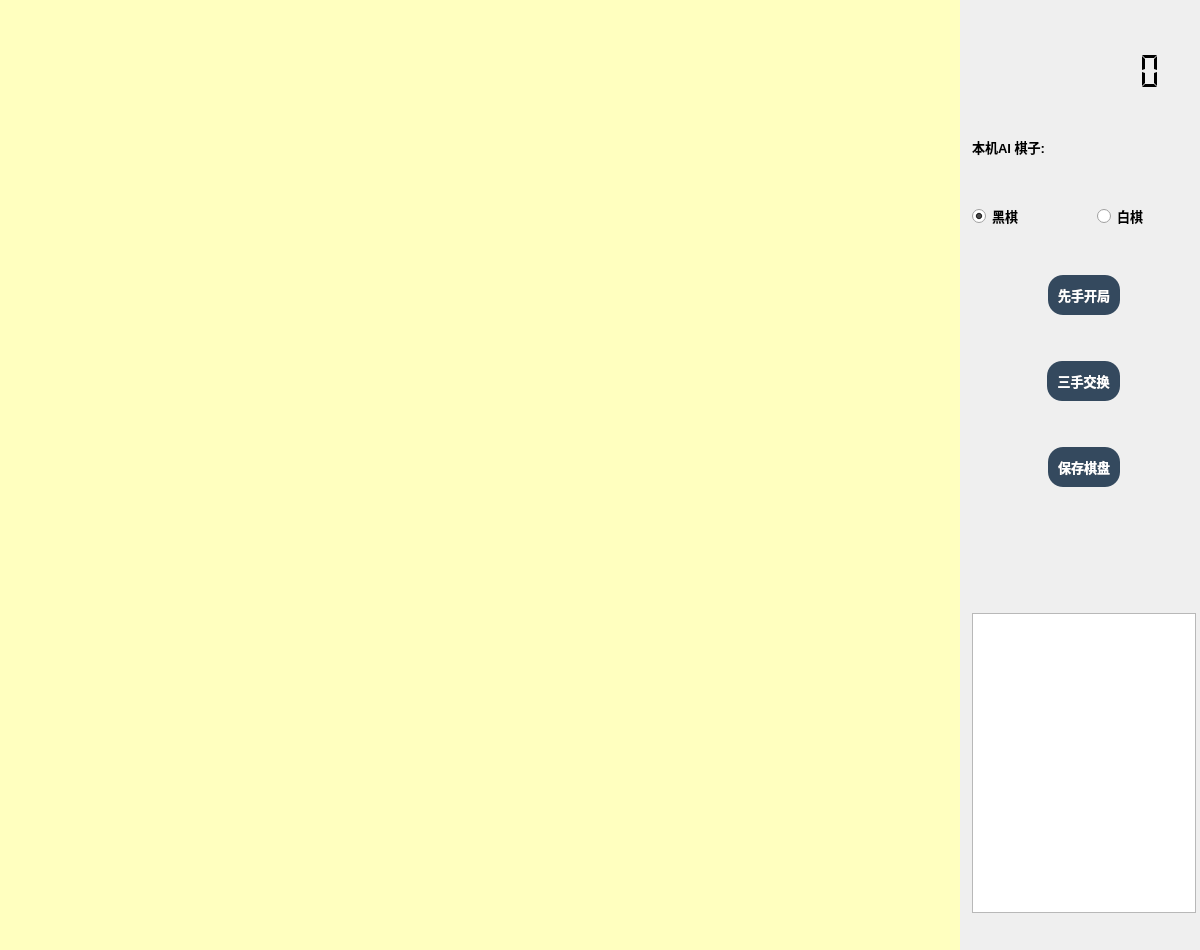
<?xml version="1.0" encoding="UTF-8"?>
<ui version="4.0">
 <class>Form</class>
 <widget class="QWidget" name="Form">
  <property name="geometry">
   <rect>
    <x>0</x>
    <y>0</y>
    <width>1200</width>
    <height>950</height>
   </rect>
  </property>
  <property name="minimumSize">
   <size>
    <width>1200</width>
    <height>950</height>
   </size>
  </property>
  <property name="maximumSize">
   <size>
    <width>1200</width>
    <height>950</height>
   </size>
  </property>
  <property name="windowTitle">
   <string>Form</string>
  </property>
  <property name="windowIcon">
   <iconset resource="icon.qrc">
    <normaloff>:/main/map.png</normaloff>:/main/map.png</iconset>
  </property>
  <layout class="QHBoxLayout" name="horizontalLayout">
   <property name="spacing">
    <number>10</number>
   </property>
   <property name="leftMargin">
    <number>0</number>
   </property>
   <property name="topMargin">
    <number>0</number>
   </property>
   <property name="rightMargin">
    <number>2</number>
   </property>
   <property name="bottomMargin">
    <number>2</number>
   </property>
   <item>
    <widget class="QWidget" name="map" native="true">
     <property name="sizePolicy">
      <sizepolicy hsizetype="Fixed" vsizetype="Fixed">
       <horstretch>0</horstretch>
       <verstretch>0</verstretch>
      </sizepolicy>
     </property>
     <property name="minimumSize">
      <size>
       <width>960</width>
       <height>960</height>
      </size>
     </property>
     <property name="cursor">
      <cursorShape>CrossCursor</cursorShape>
     </property>
     <property name="styleSheet">
      <string notr="true">QWidget {
	background: rgb(255, 255, 191);
}</string>
     </property>
     <layout class="QVBoxLayout" name="verticalLayout"/>
    </widget>
   </item>
   <item>
    <widget class="QWidget" name="widget_2" native="true">
     <property name="sizePolicy">
      <sizepolicy hsizetype="Fixed" vsizetype="Preferred">
       <horstretch>0</horstretch>
       <verstretch>0</verstretch>
      </sizepolicy>
     </property>
     <property name="minimumSize">
      <size>
       <width>220</width>
       <height>0</height>
      </size>
     </property>
     <layout class="QVBoxLayout" name="verticalLayout_2">
      <property name="spacing">
       <number>25</number>
      </property>
      <property name="leftMargin">
       <number>2</number>
      </property>
      <property name="topMargin">
       <number>30</number>
      </property>
      <property name="rightMargin">
       <number>2</number>
      </property>
      <item>
       <widget class="QLCDNumber" name="lcd_timer">
        <property name="sizePolicy">
         <sizepolicy hsizetype="Minimum" vsizetype="Fixed">
          <horstretch>0</horstretch>
          <verstretch>0</verstretch>
         </sizepolicy>
        </property>
        <property name="minimumSize">
         <size>
          <width>0</width>
          <height>40</height>
         </size>
        </property>
        <property name="styleSheet">
         <string notr="true">QLCDNumber {
	border: none;
}</string>
        </property>
        <property name="frameShape">
         <enum>QFrame::Box</enum>
        </property>
        <property name="digitCount">
         <number>8</number>
        </property>
        <property name="segmentStyle">
         <enum>QLCDNumber::Flat</enum>
        </property>
       </widget>
      </item>
      <item>
       <widget class="QLabel" name="label">
        <property name="sizePolicy">
         <sizepolicy hsizetype="Preferred" vsizetype="Fixed">
          <horstretch>0</horstretch>
          <verstretch>0</verstretch>
         </sizepolicy>
        </property>
        <property name="font">
         <font>
          <family>Microsoft YaHei UI</family>
          <pointsize>10</pointsize>
          <weight>75</weight>
          <bold>true</bold>
         </font>
        </property>
        <property name="text">
         <string>本机AI 棋子:</string>
        </property>
       </widget>
      </item>
      <item>
       <layout class="QHBoxLayout" name="horizontalLayout_2">
        <item>
         <widget class="QRadioButton" name="rbt_black">
          <property name="sizePolicy">
           <sizepolicy hsizetype="Minimum" vsizetype="Fixed">
            <horstretch>0</horstretch>
            <verstretch>0</verstretch>
           </sizepolicy>
          </property>
          <property name="font">
           <font>
            <family>Microsoft YaHei UI</family>
            <pointsize>10</pointsize>
            <weight>75</weight>
            <bold>true</bold>
           </font>
          </property>
          <property name="cursor">
           <cursorShape>PointingHandCursor</cursorShape>
          </property>
          <property name="toolTip">
           <string>AI为黑棋</string>
          </property>
          <property name="text">
           <string>黑棋</string>
          </property>
          <property name="checked">
           <bool>true</bool>
          </property>
         </widget>
        </item>
        <item>
         <widget class="QRadioButton" name="rbt_white">
          <property name="sizePolicy">
           <sizepolicy hsizetype="Minimum" vsizetype="Fixed">
            <horstretch>0</horstretch>
            <verstretch>0</verstretch>
           </sizepolicy>
          </property>
          <property name="font">
           <font>
            <family>Microsoft YaHei UI</family>
            <pointsize>10</pointsize>
            <weight>75</weight>
            <bold>true</bold>
           </font>
          </property>
          <property name="cursor">
           <cursorShape>PointingHandCursor</cursorShape>
          </property>
          <property name="toolTip">
           <string>AI为白棋</string>
          </property>
          <property name="text">
           <string>白棋</string>
          </property>
         </widget>
        </item>
       </layout>
      </item>
      <item>
       <layout class="QHBoxLayout" name="horizontalLayout_4">
        <item>
         <widget class="QPushButton" name="pbt_start">
          <property name="sizePolicy">
           <sizepolicy hsizetype="Fixed" vsizetype="Fixed">
            <horstretch>0</horstretch>
            <verstretch>0</verstretch>
           </sizepolicy>
          </property>
          <property name="font">
           <font>
            <family>Microsoft YaHei UI</family>
            <pointsize>10</pointsize>
            <weight>75</weight>
            <bold>true</bold>
           </font>
          </property>
          <property name="cursor">
           <cursorShape>PointingHandCursor</cursorShape>
          </property>
          <property name="toolTip">
           <string>开始游戏</string>
          </property>
          <property name="styleSheet">
           <string notr="true">QPushButton {
    border-style:none;
    padding:10px;
    border-radius:15px;
    color:#FFFFFF;
    background:#34495E;
}
QPushButton:hover {
    color:#4E6D8C;
    background:#e5e5e5;
	border:2px solid #34495E;
}
QPushButton:pressed {
    color:#000000;
    background:#B8C6D1;
}
QPushButton:disabled {
	background: rgb(119, 118, 127);
}
</string>
          </property>
          <property name="text">
           <string>先手开局</string>
          </property>
         </widget>
        </item>
       </layout>
      </item>
      <item>
       <layout class="QHBoxLayout" name="horizontalLayout_3">
        <item>
         <widget class="QPushButton" name="pbt_swap">
          <property name="sizePolicy">
           <sizepolicy hsizetype="Fixed" vsizetype="Fixed">
            <horstretch>0</horstretch>
            <verstretch>0</verstretch>
           </sizepolicy>
          </property>
          <property name="font">
           <font>
            <family>Microsoft YaHei UI</family>
            <pointsize>10</pointsize>
            <weight>75</weight>
            <bold>true</bold>
           </font>
          </property>
          <property name="cursor">
           <cursorShape>PointingHandCursor</cursorShape>
          </property>
          <property name="toolTip">
           <string>三手交换</string>
          </property>
          <property name="styleSheet">
           <string notr="true">QPushButton {
    border-style:none;
    padding:10px;
    border-radius:15px;
    color:#FFFFFF;
    background:#34495E;
}
QPushButton:hover {
    color:#4E6D8C;
    background:#e5e5e5;
	border:2px solid #34495E;
}
QPushButton:pressed {
    color:#000000;
    background:#B8C6D1;
}
QPushButton:disabled {
	background: rgb(119, 118, 127);
}
</string>
          </property>
          <property name="text">
           <string>三手交换</string>
          </property>
         </widget>
        </item>
       </layout>
      </item>
      <item>
       <layout class="QHBoxLayout" name="horizontalLayout_6">
        <item>
         <widget class="QPushButton" name="pbt_save">
          <property name="sizePolicy">
           <sizepolicy hsizetype="Fixed" vsizetype="Fixed">
            <horstretch>0</horstretch>
            <verstretch>0</verstretch>
           </sizepolicy>
          </property>
          <property name="font">
           <font>
            <family>Microsoft YaHei UI</family>
            <pointsize>10</pointsize>
            <weight>75</weight>
            <bold>true</bold>
           </font>
          </property>
          <property name="cursor">
           <cursorShape>PointingHandCursor</cursorShape>
          </property>
          <property name="toolTip">
           <string>保存当前棋盘</string>
          </property>
          <property name="styleSheet">
           <string notr="true">QPushButton {
    border-style:none;
    padding:10px;
    border-radius:15px;
    color:#FFFFFF;
    background:#34495E;
}
QPushButton:hover {
    color:#4E6D8C;
    background:#e5e5e5;
	border:2px solid #34495E;
}
QPushButton:pressed {
    color:#000000;
    background:#B8C6D1;
}
QPushButton:disabled {
	background: rgb(119, 118, 127);
}
</string>
          </property>
          <property name="text">
           <string>保存棋盘</string>
          </property>
         </widget>
        </item>
       </layout>
      </item>
      <item>
       <spacer name="verticalSpacer">
        <property name="orientation">
         <enum>Qt::Vertical</enum>
        </property>
        <property name="sizeType">
         <enum>QSizePolicy::Fixed</enum>
        </property>
        <property name="sizeHint" stdset="0">
         <size>
          <width>20</width>
          <height>80</height>
         </size>
        </property>
       </spacer>
      </item>
      <item>
       <layout class="QVBoxLayout" name="verticalLayout_3">
        <item>
         <widget class="QTextBrowser" name="tb_logs">
          <property name="sizePolicy">
           <sizepolicy hsizetype="Expanding" vsizetype="Fixed">
            <horstretch>0</horstretch>
            <verstretch>0</verstretch>
           </sizepolicy>
          </property>
          <property name="minimumSize">
           <size>
            <width>0</width>
            <height>300</height>
           </size>
          </property>
          <property name="font">
           <font>
            <family>Microsoft YaHei UI</family>
           </font>
          </property>
         </widget>
        </item>
       </layout>
      </item>
     </layout>
    </widget>
   </item>
  </layout>
 </widget>
 <resources>
  <include location="icon.qrc"/>
 </resources>
 <connections/>
</ui>
